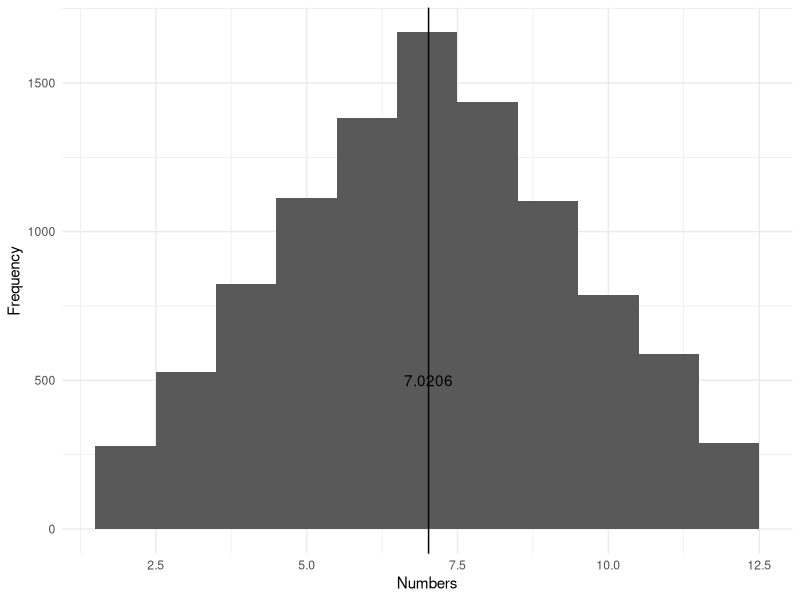

This chart was generated by the following R code:
# This exercise is taken from the book Hands-On Programming with R by Garrett Grolemund
library(ggplot2)

# Simulation of the expected value of the fair die/dice
roll_function <- function(nr_of_die) {
  die <- 1:6
  roll <- sample(die, 
                 size = nr_of_die, 
                 replace = TRUE,
                 prob = rep(1/6, 6))
  
  sum_roll <- sum(roll) # The function sum is necessary for simulations with two dice
  
  return(sum_roll)
}

throws <- replicate(10000, roll_function(nr_of_die = 2))

# Plot
qplot(throws,
       binwidth = 1,
       ylab = "Frequency",
       xlab = "Numbers") +
  geom_vline(aes(xintercept = mean(throws))) +
  geom_text(aes(y = 500,
                x = mean(throws),
                label = mean(throws))) +
  theme_minimal()